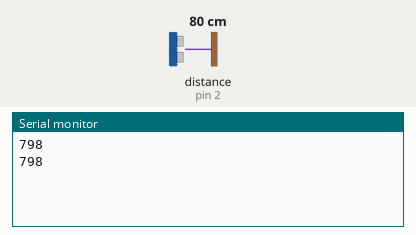
Recording of a sketch running on a simulated Arduino Uno, built with avr-gcc and run on an emulated ATmega328P. Parts: the last lines printed to the serial monitor. Wiring (inferred from the names in the program): ultrasonic range finder: trigger pin 3; echo pin 2. The test bench sets the inputs (shaded band); at power-on: distance to the obstacle (sensor on pin 2) 80 cm. The echo pulse lasts 58.3 µs per cm.

Above: at 1.8 s.
1.9 s: distance to the obstacle (sensor on pin 2) set to 2 cm
At 2.5 s:
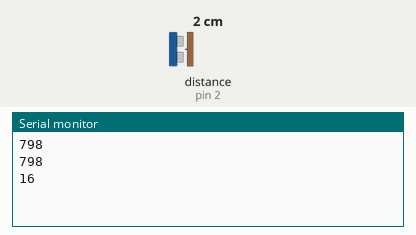
3.4 s: distance to the obstacle (sensor on pin 2) set to 4 cm
At 4.8 s:
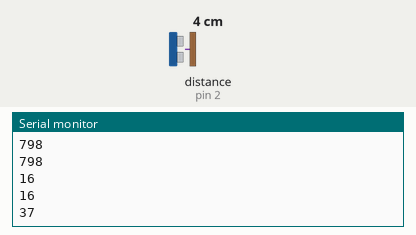
Timing chart, 0 to 6.4 s (numbered marks = the images above; inputs shaded):
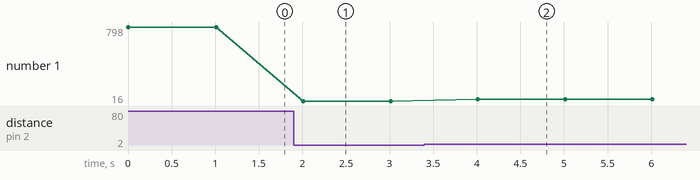

Measured:
- after the input at 1.9 s, the serial monitor: prints a new line after 0.11 s (image 1)
- after the input at 3.4 s, the serial monitor: prints a new line after 0.61 s (image 2)
- plotted number 1: 798 → 16 after the input at 1.9 s, 16 → 37 after the input at 3.4 s

The sketch:

task2.ino
```cpp
// Datasheet for Ultrasonic Ranging Module HC - SR04
// https://cdn.sparkfun.com/datasheets/Sensors/Proximity/HCSR04.pdf

int echoPin = 2;
int trigPin = 3;
int delay_us = 50; // <--- YOU HAVE TO FIND THE CORRECT VALUE FROM THE DATASHEET
long distance_mm = 0;
long duration_us = 10;

void setup()  {
  Serial.begin(9600);
  pinMode(echoPin, INPUT);
  pinMode(trigPin, OUTPUT);
  // YOUR SETUP CODE GOES HERE
  // In this section you should initialize serial connection to Arduino
  // and set echoPin and trigPin to correct modes
}

void loop() {
  // To generate the ultrasound we need to
  // set the trigPin to HIGH state for correct ammount of µs.
  digitalWrite(trigPin, HIGH);
  delayMicroseconds(delay_us);
  digitalWrite(trigPin, LOW);

  // Read the pulse HIGH state on echo pin
  // the length of the pulse in microseconds
  duration_us = pulseIn(echoPin, HIGH);

  // YOU HAVE TO CALCULATE THE distance_mm BASED ON THE duration_us
  // FIND THE FORMULA FROM THE DATASHEET AND IMPLEMENT IT HERE
  distance_mm = ((duration_us/2)/29.1)*10;

  Serial.println(distance_mm);

  delay(1000);
}
```
